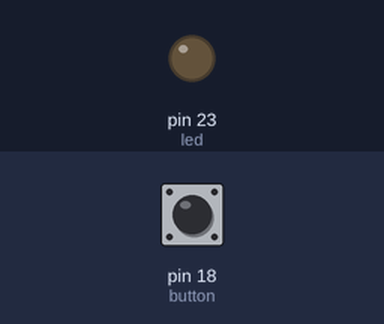
The sketch below on a simulated Arduino Mega 2560, built with avr-gcc and run on an emulated ATmega2560. Shown: output pins drawn as LEDs (lit = HIGH). The test bench sets the inputs (shaded band); at power-on: pin 18 (button) HIGH.

Above: at 1.2 s.
1.3 s: pin 18 (button) pulled LOW for 0.15 s
At 1.37 s:
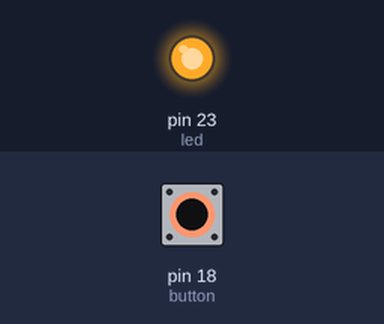
2.9 s: pin 18 (button) pulled LOW for 3.2 s
At 7.3 s:
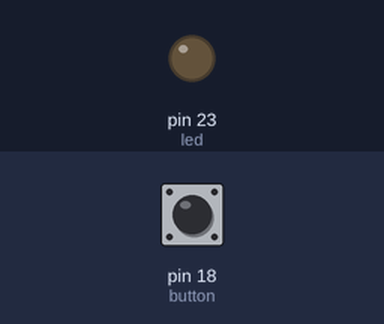
Timing chart, 0 to 8.8 s (numbered marks = the images above; inputs shaded):
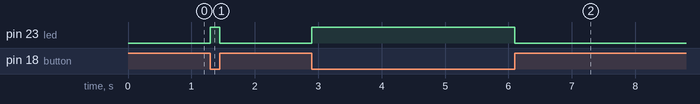

The sketch:

pro_02.ino
```cpp
const int button = 18;
const int led = 23;

void setup()
{
  pinMode(button, INPUT_PULLUP);
  pinMode(led, OUTPUT);
}

void loop()
{
  int buttonState = digitalRead(button);

  if (buttonState == LOW)
  {
    digitalWrite(led, HIGH);
  }
  else
  {
    digitalWrite(led, LOW);
  }
}
```

Measured:
- after the input at 1.3 s, pin 23 (led): LOW → HIGH at once, → LOW 0.15 s later
- after the input at 2.9 s, pin 23 (led): LOW → HIGH at once, → LOW 3.2 s later
